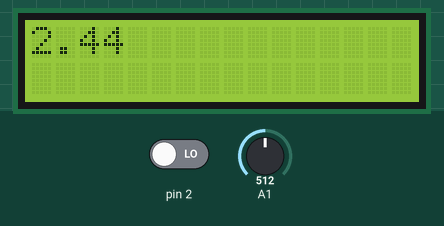
Recording of a sketch running on a simulated Arduino Uno, built with avr-gcc and run on an emulated ATmega328P. Shown: 16×2 character LCD. Inputs (shaded band) come from the test bench; at power-on: A1 = 512, pin 2 LOW.

Above: at 1.2 s.
1.3 s: A1 set to 306
At 2.86 s:
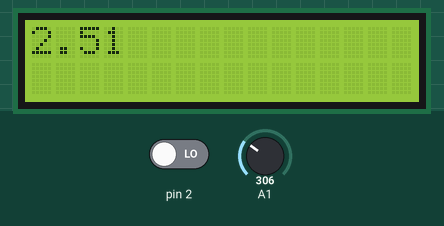
3.2 s: pin 2 driven HIGH
5.7 s: pin 2 driven LOW
At 6.61 s:
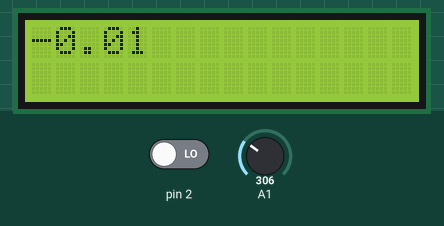
7.9 s: A1 set to 122
At 8.6 s:
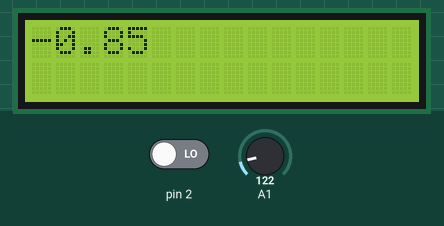
9.4 s: A1 set to 0
At 10.4 s:
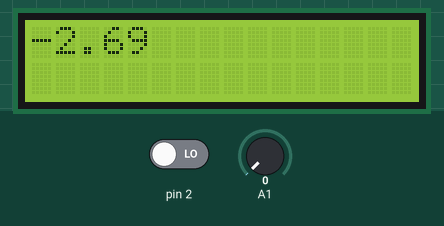

The sketch:

Programm.ino
```cpp
#include <LiquidCrystal_I2C.h>
LiquidCrystal_I2C lcd(0x27, 16, 2);

#define COEFFK 14.17393
#define COEFFB 1901.29571

int tara = 0;
float alpha = 0.03, smoothedMass = 134, output;

void setup() {
  pinMode(A1, INPUT);
  lcd.init();
  lcd.backlight();
  lcd.setCursor(1, 0);
}

int makemass(int input) {
  return input * COEFFK - COEFFB;
}

void loop() {
  float rawMass = (float)(analogRead(1));
  smoothedMass = alpha * rawMass + (1 - alpha) * smoothedMass;
  if (digitalRead(2) == 1) {
    tara = makemass(smoothedMass);
    delay(1000);
  }
  output = (makemass(smoothedMass) - tara) / 1000.;
  lcd.print(output);
  delay(50);
  lcd.clear();
}
```
